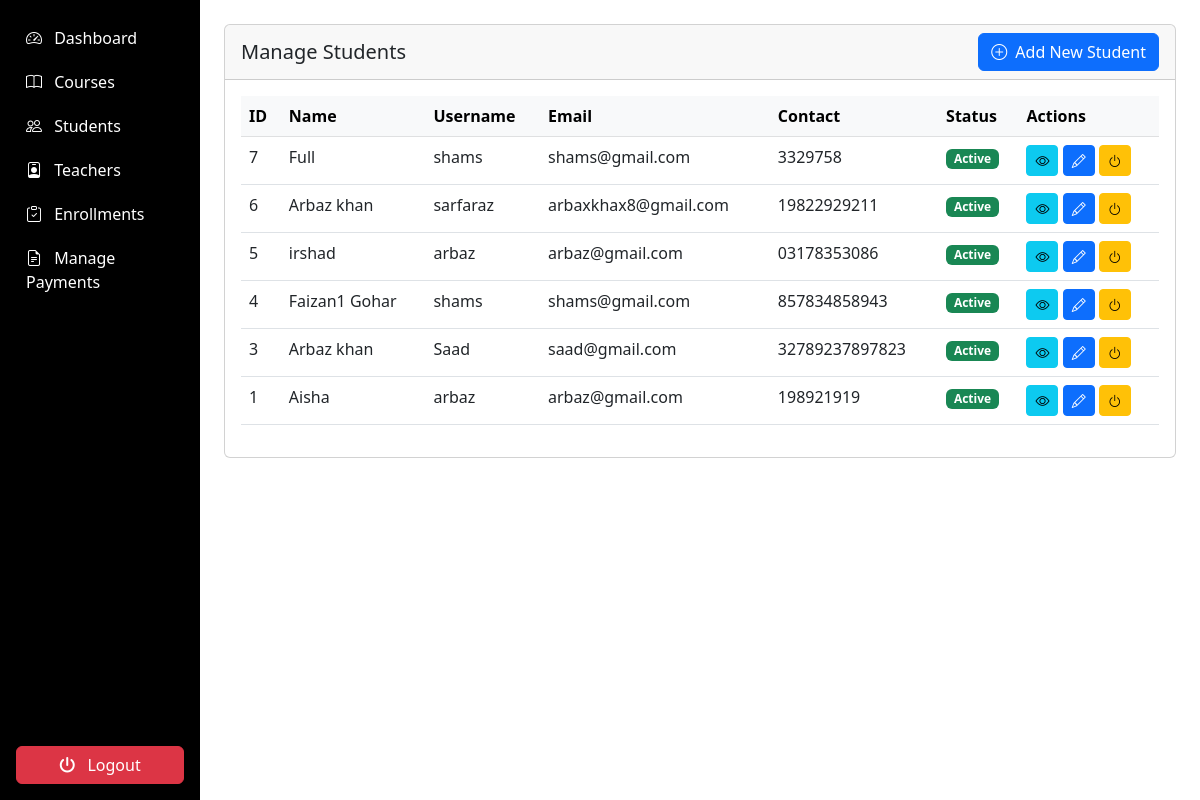
The app's page /admin/students/manage_students.php (signed in) with its own data.
### tables this page shows
CREATE TABLE `students` (
  `student_id` int(11) NOT NULL,
  `user_id` int(11) NOT NULL,
  `full_name` varchar(100) NOT NULL,
  `address` text DEFAULT NULL,
  `contact_number` varchar(20) DEFAULT NULL,
  `parent_name` varchar(100) DEFAULT NULL,
  `parent_contact` varchar(20) DEFAULT NULL,
  `previous_education` text DEFAULT NULL,
  `profile_image` varchar(255) DEFAULT NULL
);

CREATE TABLE `users` (
  `user_id` int(11) NOT NULL,
  `username` varchar(50) NOT NULL,
  `email` varchar(100) NOT NULL,
  `password` varchar(255) NOT NULL,
  `role` enum('admin','teacher','student') NOT NULL,
  `status` tinyint(1) DEFAULT 1,
  `created_at` timestamp NOT NULL DEFAULT current_timestamp(),
  `last_login` datetime DEFAULT NULL,
  `reset_token` varchar(255) DEFAULT NULL,
  `token_expiry` datetime DEFAULT NULL
);

### admin/students/manage_students.php (the view, shortened to what this page needs)
<?php
require_once '../../includes/auth.php';
$students = $db->query("
    SELECT s.*, u.email, u.username, u.status
    FROM students s
    JOIN users u ON s.user_id = u.user_id
    ORDER BY s.student_id DESC
")->fetchAll();
?>
<!DOCTYPE html>
<html lang="en">
<head>
</head>
<body>
     <div class="container-fluid">
  <div class="row">
    <nav class="col-md-2 d-none d-md-block p-0 bg-dark sidebar" id="sidebar">
      <?php include '../includes/sidebar.php'; ?>
    </nav>
        <main class="col-md-10 ms-sm-auto p-4">
                <div class="card mb-4">
                    <div class="card-header d-flex justify-content-between align-items-center">
                        <h5 class="mb-0">Manage Students</h5>
                        <a href="add_student.php" class="btn btn-primary">
                            <i class="bi bi-plus-circle me-1"></i> Add New Student
                        </a>
                    </div>
                    <div class="card-body">
                        <div class="table-responsive">
                            <table class="table table-hover">
                                <thead class="table-light">
                                    <tr>
                                        <th>ID</th>
                                        <th>Name</th>
                                        <th>Username</th>
                                        <th>Email</th>
                                        <th>Contact</th>
                                        <th>Status</th>
                                        <th>Actions</th>
                                    </tr>
                                </thead>
                                <tbody>
                                    <?php foreach ($students as $student): ?>
                                    <tr>
                                        <td><?= $student['student_id'] ?></td>
                                        <td><?= htmlspecialchars($student['full_name']) ?></td>
                                        <td><?= htmlspecialchars($student['username']) ?></td>
                                        <td><?= htmlspecialchars($student['email']) ?></td>
                                        <td><?= htmlspecialchars($student['contact_number']) ?></td>
                                        <td>
                                            <span class="badge bg-<?= $student['status'] ? 'success' : 'danger' ?>">
                                                <?= $student['status'] ? 'Active' : 'Inactive' ?>
                                            </span>
                                        </td>
                                        <td>
                                            <a href="view_student.php?id=<?= $student['student_id'] ?>" class="btn btn-sm btn-info" title="View">
                                                <i class="bi bi-eye"></i>
                                            </a>
                                            <a href="edit_student.php?id=<?= $student['student_id'] ?>" class="btn btn-sm btn-primary" title="Edit">
                                                <i class="bi bi-pencil"></i>
                                            </a>
                                            <a href="?toggle_status=<?= $student['student_id'] ?>" class="btn btn-sm btn-<?= $student['status'] ? 'warning' : 'success' ?>" title="<?= $student['status'] ? 'Deactivate' : 'Activate' ?>" onclick="return confirm('Are you sure want to change status of student?')">
                                                <i class="bi bi-power"></i>
                                            </a>
                                        </td>
                                    </tr>
                                    <?php endforeach; ?>
                                </tbody>
                            </table>
                        </div>
                    </div>
                </div>
            </div>
        </div>
</body>
</html>

### admin/includes/sidebar.php (style rules this page uses)
.sidebar { background-color: black; }

### records on screen
students: student_id "7", full_name "Full", user.username "shams", user.email "shams@gmail.com", contact_number "3329758"
students: student_id "6", full_name "Arbaz khan", user.username "sarfaraz", user.email "arbaxkhax8@gmail.com", contact_number "19822929211"
students: student_id "5", full_name "irshad", user.username "arbaz", user.email "arbaz@gmail.com", contact_number "03178353086"
students: student_id "4", full_name "Faizan1 Gohar", user.username "shams", user.email "shams@gmail.com", contact_number "857834858943"
students: student_id "3", full_name "Arbaz khan", user.username "Saad", user.email "saad@gmail.com", contact_number "32789237897823"
students: student_id "1", full_name "Aisha", user.username "arbaz", user.email "arbaz@gmail.com", contact_number "198921919"
